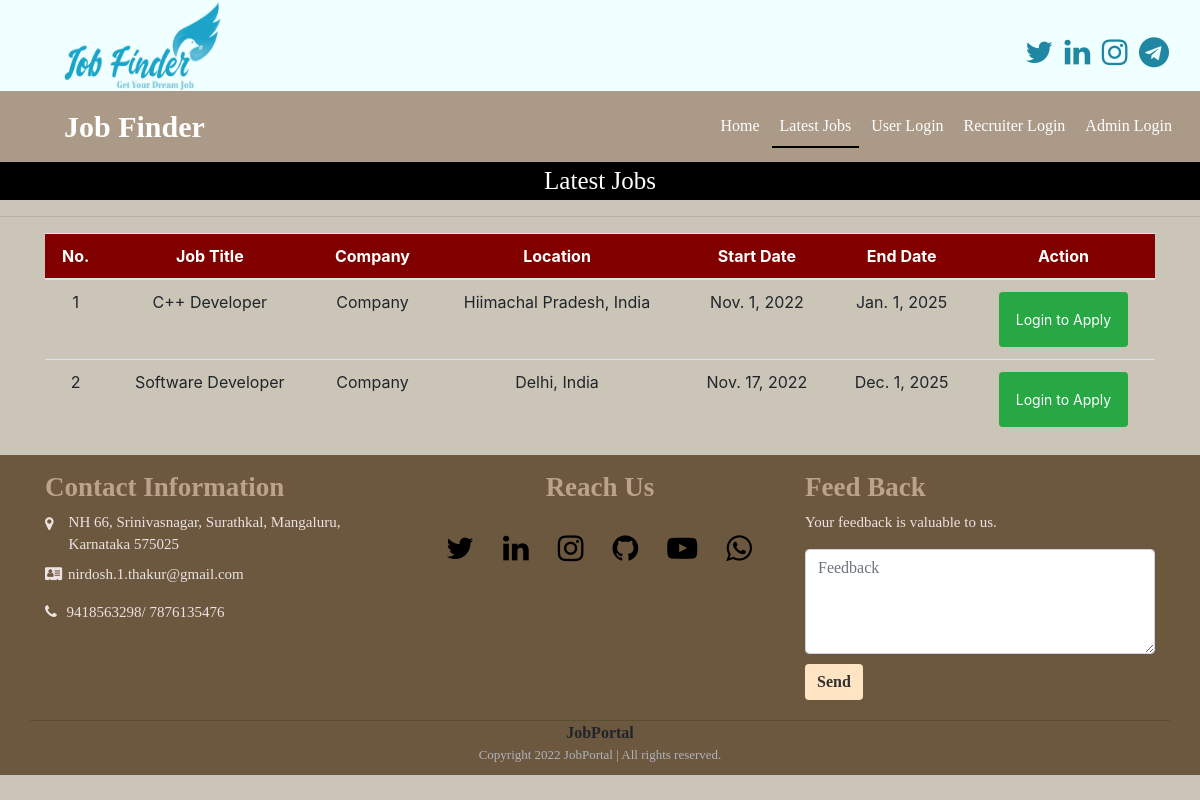
The page /latest_jobs on the database its author committed.
### job/models.py (models this page shows, shortened)
class Job(models.Model):
    recruiter = models.ForeignKey(Recruiter, on_delete=models.CASCADE)
    start_date = models.DateField()
    end_date = models.DateField()
    image = models.FileField(null=True)
    title = models.CharField(max_length=100)
    salary = models.IntegerField()
    description = models.CharField(max_length=200)
    experience = models.CharField(max_length=50)
    location = models.CharField(max_length=100)
    skills = models.CharField(max_length=100)
    creation_date = models.DateField()

class Recruiter(models.Model):
    user = models.ForeignKey(User, on_delete=models.CASCADE)
    mobile = models.CharField(max_length=15, null=True)
    image = models.FileField(null=True)
    gender = models.CharField(max_length=10, null=True)
    company = models.CharField(max_length=50, null=True)
    type = models.CharField(max_length=15, null=True)
    status = models.CharField(max_length=20, null=True)

### job/views.py (the view)
# urls.py: path('latest_jobs', latest_jobs, name="latest_jobs"),
def latest_jobs(request):
    data = Job.objects.all().order_by('start_date')
    d = {'data': data}
    return render(request, 'latest_jobs.html', d)

### job/templates/latest_jobs.html (shortened to what this page needs)
{% load static %}
{% block body %}
{% include 'navigations.html' %}
<div class="bef_log_page" style="font-family:'Monotype Corsiva'; font-size:25px; color: white; background-color: black; text-align: center" value="latest_jobs">
    Latest Jobs
</div>
<hr>
<div class="container">
<table class="table table-hover" id="example">
    <thead>
    <tr style="background-color: maroon; color: white; text-align: center">
        <th>No.</th>
        <th>Job Title</th>
        <th>Company</th>
        <th>Location</th>
        <th>Start Date</th>
        <th>End Date</th>
        <th>Action</th>
    </tr>
    </thead>
    <tbody>
    {% for i in data %}
    <tr style="text-align: center">
        <td>{{forloop.counter}}</td>
        <td>{{i.title}}</td>
        <td>{{i.recruiter.company}}</td>
        <td>{{i.location}}</td>
        <td>{{i.start_date}}</td>
        <td>{{i.end_date}}</td>
        <td><a href="{% url 'user_login' %}" class="btn btn-success btn-sm p-3">Login to Apply</a>
        </td>
    </tr>
    {% endfor %}
    </tbody>
</table>
</div>
{% include 'footer.html' %}
{% endblock %}

### rows shown on the page
Job: title "C++ Developer", recruiter.company "Company", location "Hiimachal Pradesh, India", start_date "Nov. 1, 2022", end_date "Jan. 1, 2025"
Job: title "Software Developer", recruiter.company "Company", location "Delhi, India", start_date "Nov. 17, 2022", end_date "Dec. 1, 2025"
